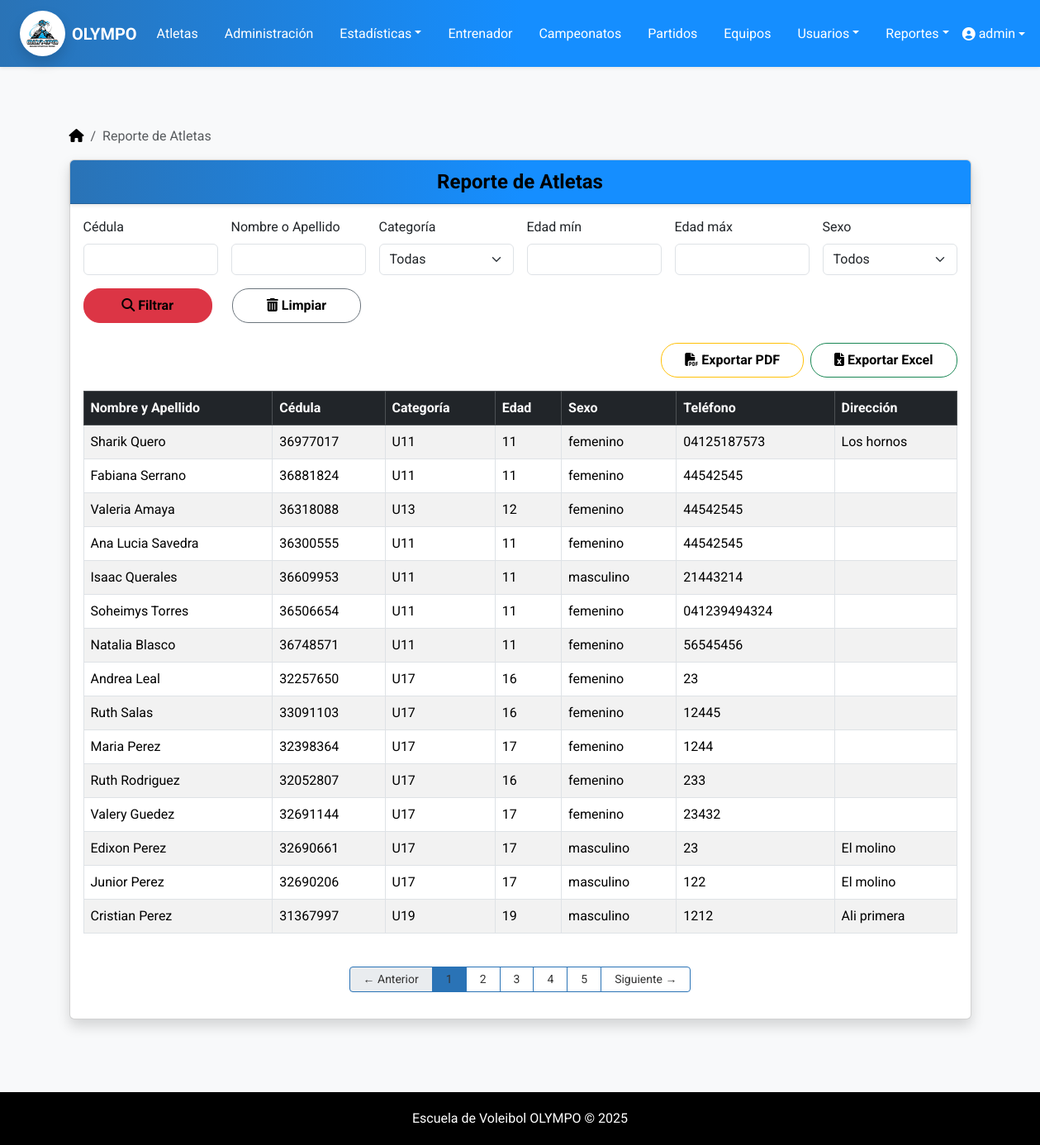
The page /atletas/reportes/atletas/ (signed in) on the database its author committed.
### atletas/models.py (models this page shows, shortened)
class Atleta(models.Model):
    SEXO = (
    ('masculino', 'Masculino'),
    ('femenino', 'Femenino'),
    )
    TURNOS = (
        ('T1', 'Turno 1'),
        ('T2', 'Turno 2'),
        ('T3', 'Turno 3'),
    )
    POSICIONES = (
        ('Por definir', 'Por definir'),
        ('colocador', 'Colocador'),
        ('opuesto', 'Opuesto'),
        ('central', 'Central'),
        ('libero', 'Libero'),
        ('punta', 'Punta'),
    )
    user = models.OneToOneField(User, on_delete=models.CASCADE, null=True, blank=True)  # <— NUEVO
    nombre = models.CharField(max_length=100)
    apellido = models.CharField(max_length=100)
    fecha_nacimiento = models.DateField()
    sexo = models.CharField(max_length=10, choices=SEXO)
    categoria = models.CharField(max_length=10, blank=True)
    turno = models.CharField(max_length=10, choices=TURNOS)
    posicion = models.CharField(max_length=50, choices=POSICIONES)
    cedula = models.CharField(max_length=20, unique=True)
    telefono = models.CharField(max_length=20)
    direccion = models.TextField(blank=True)
    numero_camisa = models.PositiveIntegerField(null=True, blank=True)
    fecha_registro = models.DateTimeField(auto_now_add=True)
    salto = models.FloatField(null=True, blank=True, help_text="Salto en metros")
    alcance = models.FloatField(null=True, blank=True, help_text="Alcance en metros")
    peso = models.FloatField(null=True, blank=True, help_text="Peso en kilogramos")
    estatura = models.FloatField(null=True, blank=True, help_text="Estatura en metros")
    representante_nombre = models.CharField(max_length=100, blank=True, null=True)
    representante_apellido = models.CharField(max_length=100, blank=True, null=True)
    representante_cedula = models.CharField(max_length=20, blank=True, null=True)
    representante_telefono = models.CharField(max_length=20, blank=True, null=True)
    def calcular_edad(self):
        hoy = date.today()
        return hoy.year - self.fecha_nacimiento.year - (
            (hoy.month, hoy.day) < (self.fecha_nacimiento.month, self.fecha_nacimiento.day)
        )

### atletas/views.py (the view)
# urls.py: path('reportes/atletas/', views.reporte_atletas_view, name='reporte_atletas'),
@user_passes_test(lambda u: es_admin(u) or es_entrenador(u))
def reporte_atletas_view(request):
    categorias = ['U9', 'U11', 'U13', 'U15', 'U17', 'U19', 'U21', 'U23', 'Libre']
    atletas = Atleta.objects.all()
    cedula = request.GET.get('cedula', '').strip()
    nombre = request.GET.get('nombre', '').strip()
    categoria = request.GET.get('categoria', '')
    edad_min = request.GET.get('edad_min')
    edad_max = request.GET.get('edad_max')
    sexo = request.GET.get('sexo', '').strip()
    if cedula:
        atletas = atletas.filter(cedula__icontains=cedula)
    if nombre:
        atletas = atletas.filter(nombre__icontains=nombre) | atletas.filter(apellido__icontains=nombre)
    if categoria:
        atletas = atletas.filter(categoria=categoria)
    if edad_min:
        atletas = atletas.filter(fecha_nacimiento__year__lte=date.today().year - int(edad_min))
    if edad_max:
        atletas = atletas.filter(fecha_nacimiento__year__gte=date.today().year - int(edad_max))
    if sexo:
        atletas = atletas.filter(sexo__iexact=sexo)
    años_disponibles = sorted({a.fecha_registro.year for a in Atleta.objects.all()})
    from django.core.paginator import Paginator
    paginator = Paginator(atletas, 15)  # 15 atletas por página
    page_number = request.GET.get("page")
    page_obj = paginator.get_page(page_number)
    context = {
        'atletas': page_obj,
        'años_disponibles': años_disponibles,
        'categorias': categorias,
        'filtros': {
            'cedula': cedula,
            'nombre': nombre,
            'categoria': categoria,
            'edad_min': edad_min,
            'edad_max': edad_max,
            'sexo': sexo,
        },
        'page_obj': page_obj,
    }
    return render(request, 'reportes/reporte_atletas.html', context)

### templates/reportes/reporte_atletas.html (shortened to what this page needs)
{% extends 'base.html' %}
{% load static %}
{% block content %}
<div class="container mt-4">
    <nav aria-label="breadcrumb">
        <ol class="breadcrumb">
            <li class="breadcrumb-item">
                <a class="link-body-emphasis" href="{% url 'menu_principal' %}">
                    <i class="fa-solid fa-house"></i>
                </a>
            </li>
            <li class="breadcrumb-item active" aria-current="page">Reporte de Atletas</li>
        </ol>
    </nav>
    <div class="card shadow">
        <div class="card-header bg-primary text-white text-center fw-bold fs-4">
            Reporte de Atletas
        </div>
        <div class="card-body">
            <form method="get" class="mb-4">
            <div class="row g-3 align-items-end">
                <div class="col-md-2">
                <label for="cedula" class="form-label">Cédula</label>
                <input type="text" class="form-control" id="cedula" name="cedula" value="{{ request.GET.cedula }}">
                </div>
                <div class="col-md-2">
                <label for="nombre" class="form-label">Nombre o Apellido</label>
                <input type="text" class="form-control" id="nombre" name="nombre" value="{{ request.GET.nombre }}">
                </div>
                <div class="col-md-2">
                <label for="categoria" class="form-label">Categoría</label>
                <select class="form-select" id="categoria" name="categoria">
                    <option value="">Todas</option>
                </select>
                </div>
                <div class="col-md-2">
                <label for="edad_min" class="form-label">Edad mín</label>
                <input type="number" class="form-control" id="edad_min" name="edad_min" value="{{ request.GET.edad_min }}">
                </div>
                <div class="col-md-2">
                <label for="edad_max" class="form-label">Edad máx</label>
                <input type="number" class="form-control" id="edad_max" name="edad_max" value="{{ request.GET.edad_max }}">
                </div>
                <div class="col-md-2">
                <label for="sexo" class="form-label">Sexo</label>
                <select class="form-select" id="sexo" name="sexo">
                    <option value="">Todos</option>
                </select>
                </div>
            </div>
            <div class="row mt-3">
                <div class="col-md-2 d-grid">
                    <button type="submit" class="btn btn-danger"><i class="fas fa-search"></i> Filtrar</button>
                </div>
                <div class="col-md-2 d-grid">
                <a href="{% url 'reporte_atletas' %}"  class="btn btn-outline-secondary"> <i class="fas fa-trash-alt"></i> Limpiar
                </a>
                </div>
            </div>
            </form>
            <div class="mb-3 d-flex justify-content-end gap-2">
            <a href="{% url 'reporte_atletas_pdf' %}?{{ request.GET.urlencode }}" class="btn btn-outline-warning">
                <i class="fas fa-file-pdf"></i> Exportar PDF
            </a>
            <a href="{% url 'reporte_atletas_excel' %}?{{ request.GET.urlencode }}" class="btn btn-outline-success">
                <i class="fas fa-file-excel"></i> Exportar Excel
            </a>
            </div>
            <div class="table-responsive">
                <table class="table table-striped table-hover table-bordered">
                    <thead class="table-dark">
                        <tr>
                            <th>Nombre y Apellido</th>
                            <th>Cédula</th>
                            <th>Categoría</th>
                            <th>Edad</th>
                            <th>Sexo</th>
                            <th>Teléfono</th>
                            <th>Dirección</th>
                        </tr>
                    </thead>
                    <tbody>
                        {% for atleta in atletas %}
                        <tr>
                            <td>{{ atleta.nombre }} {{ atleta.apellido }}</td>
                            <td>{{ atleta.cedula }}</td>
                            <td>{{ atleta.categoria }}</td>
                            <td>{{ atleta.calcular_edad }}</td>
                            <td>{{ atleta.sexo }}</td>
                            <td>{{ atleta.telefono }}</td>
                            <td>{{ atleta.direccion }}</td>
                        </tr>
                        {% empty %}
                        <tr>
                            <td colspan="7" class="text-center">No se encontraron atletas con los filtros aplicados.</td>
                        </tr>
                        {% endfor %}
                    </tbody>
                </table>
            </div>
            {% if page_obj.has_other_pages %}
                {% with request.GET.urlencode as query_params %}
                    {% with query_params|cut:'page='|cut:'&page=' as base_query %}
                        <div class="d-flex justify-content-center mt-4">
                            <nav>
                                <ul class="pagination pagination-sm">
                                    {% if page_obj.has_previous %}
                                        <li class="page-item">
                                            <a class="page-link px-3 py-1" href="?page={{ page_obj.previous_page_number }}&{{ base_query }}">← Anterior</a>
                                        </li>
                                    {% else %}
                                        <li class="page-item disabled">
                                            <span class="page-link px-3 py-1">← Anterior</span>
                                        </li>
                                    {% endif %}
                                    {% for num in page_obj.paginator.page_range %}
                                        {% if page_obj.number == num %}
                                            <li class="page-item active">
                                                <span class="page-link px-3 py-1">{{ num }}</span>
                                            </li>
                                        {% else %}
                                            <li class="page-item">
                                                <a class="page-link px-3 py-1" href="?page={{ num }}&{{ base_query }}">{{ num }}</a>
                                            </li>
                                        {% endif %}
                                    {% endfor %}
                                    {% if page_obj.has_next %}
                                        <li class="page-item">
                                            <a class="page-link px-3 py-1" href="?page={{ page_obj.next_page_number }}&{{ base_query }}">Siguiente →</a>
                                        </li>
                                    {% else %}
                                        <li class="page-item disabled">
                                            <span class="page-link px-3 py-1">Siguiente →</span>
                                        </li>
                                    {% endif %}
                                </ul>
                            </nav>
                        </div>
                    {% endwith %}
                {% endwith %}
            {% endif %}
        </div>
    </div>
</div>
{% endblock %}

### templates/base.html (shortened to what this page needs)
<!DOCTYPE html>
{% load static %}
<html lang="es">
<head>
    <link href="https://cdn.jsdelivr.net/npm/bootstrap@5.3.3/dist/css/bootstrap.min.css" rel="stylesheet">
    <link rel="stylesheet" href="https://cdnjs.cloudflare.com/ajax/libs/font-awesome/6.5.0/css/all.min.css">
    <link rel="stylesheet" href="{% static 'css/estilos.css' %}">
</head>
<body>
    <nav class="navbar navbar-expand-lg bg-escovol navbar-dark shadow-sm">
        <div class="container-fluid px-4">
            <a class="navbar-brand d-flex align-items-center">
                <img src="{% static 'img/logo-olympo.jpeg' %}" alt="Logo Olympo" width="55" height="55" class="me-2 rounded-circle shadow">
                <span class="fw-bold text-white">OLYMPO</span>
            </a>
            <div class="collapse navbar-collapse justify-content-between" id="navbarMenu">
                <ul class="navbar-nav mx-auto gap-3">
                    {% if is_admin or is_trainer %}
                        <li class="nav-item"><a class="nav-link text-white" href="{% url 'lista_atletas' %}">Atletas</a></li>
                        <li class="nav-item"><a class="nav-link text-white" href="{% url 'administracion' %}">Administración</a></li>
                        <li class="nav-item dropdown">
                            <a class="nav-link dropdown-toggle text-white" href="#" data-bs-toggle="dropdown">Estadísticas</a>
                        </li>
                        <li class="nav-item"><a class="nav-link text-white" href="{% url 'lista_entrenadores' %}">Entrenador</a></li>
                        <li class="nav-item"><a class="nav-link text-white" href="{% url 'lista_campeonatos' %}">Campeonatos</a></li>
                        <li class="nav-item"><a class="nav-link text-white" href="{% url 'lista_partidos' %}">Partidos</a></li>
                        <li class="nav-item"><a class="nav-link text-white" href="{% url 'listar_equipos' %}">Equipos</a></li>
                        {% if is_admin %}
                            <li class="nav-item dropdown">
                                <a class="nav-link dropdown-toggle text-white" href="#" data-bs-toggle="dropdown">Usuarios</a>
                            </li>
                        {% endif %}
                        <li class="nav-item dropdown">
                            <a class="nav-link dropdown-toggle text-white" href="#" data-bs-toggle="dropdown">Reportes</a>
                        </li>
                    {% endif %}
                </ul>
                <ul class="navbar-nav">
                    {% if user.is_authenticated %}
                        <li class="nav-item dropdown">
                            <a class="nav-link dropdown-toggle d-flex align-items-center text-white" href="#" role="button" data-bs-toggle="dropdown">
                                <i class="fa-solid fa-user-circle me-1"></i>
                                {{ user.get_full_name|default:user.username }}
                            </a>
                        </li>
                    {% else %}
                        <li class="nav-item">
                            <a class="nav-link text-white fw-semibold" href="{% url 'login' %}">
                                <i class="fas fa-sign-in-alt me-1"></i> Iniciar sesión
                            </a>
                        </li>
                    {% endif %}
                </ul>
            </div>
        </div>
    </nav>
    <main class="container py-5">
        {% block content %}{% endblock %}
    </main>
    <footer>
        Escuela de Voleibol OLYMPO © {{ year|default:2025 }}
    </footer>
</body>
</html>

### rows shown on the page
Atleta: nombre "Sharik", apellido "Quero", cedula "36977017", categoria "U11", calcular_edad "11", sexo "femenino", telefono "04125187573", direccion "Los hornos"
Atleta: nombre "Fabiana", apellido "Serrano", cedula "36881824", categoria "U11", calcular_edad "11", sexo "femenino", telefono "44542545"
Atleta: nombre "Valeria", apellido "Amaya", cedula "36318088", categoria "U13", calcular_edad "12", sexo "femenino", telefono "44542545"
Atleta: nombre "Ana Lucia", apellido "Savedra", cedula "36300555", categoria "U11", calcular_edad "11", sexo "femenino", telefono "44542545"
Atleta: nombre "Isaac", apellido "Querales", cedula "36609953", categoria "U11", calcular_edad "11", sexo "masculino", telefono "21443214"
Atleta: nombre "Soheimys", apellido "Torres", cedula "36506654", categoria "U11", calcular_edad "11", sexo "femenino", telefono "041239494324"
Atleta: nombre "Natalia", apellido "Blasco", cedula "36748571", categoria "U11", calcular_edad "11", sexo "femenino", telefono "56545456"
Atleta: nombre "Andrea", apellido "Leal", cedula "32257650", categoria "U17", calcular_edad "16", sexo "femenino", telefono "23"
Atleta: nombre "Ruth", apellido "Salas", cedula "33091103", categoria "U17", calcular_edad "16", sexo "femenino", telefono "12445"
Atleta: nombre "Maria", apellido "Perez", cedula "32398364", categoria "U17", calcular_edad "17", sexo "femenino", telefono "1244"
Atleta: nombre "Ruth", apellido "Rodriguez", cedula "32052807", categoria "U17", calcular_edad "16", sexo "femenino", telefono "233"
Atleta: nombre "Valery", apellido "Guedez", cedula "32691144", categoria "U17", calcular_edad "17", sexo "femenino", telefono "23432"
Atleta: nombre "Edixon", apellido "Perez", cedula "32690661", categoria "U17", calcular_edad "17", sexo "masculino", telefono "23", direccion "El molino"
Atleta: nombre "Junior", apellido "Perez", cedula "32690206", categoria "U17", calcular_edad "17", sexo "masculino", telefono "122", direccion "El molino"
Atleta: nombre "Cristian", apellido "Perez", cedula "31367997", categoria "U19", calcular_edad "19", sexo "masculino", telefono "1212", direccion "Ali primera"

### other values the page prints
{{ user.get_full_name|default:user.username }} "admin"
{{ num }} "1"
{{ num }} "2" "3" "4" "5"
{{ year|default:2025 }} "2025"
